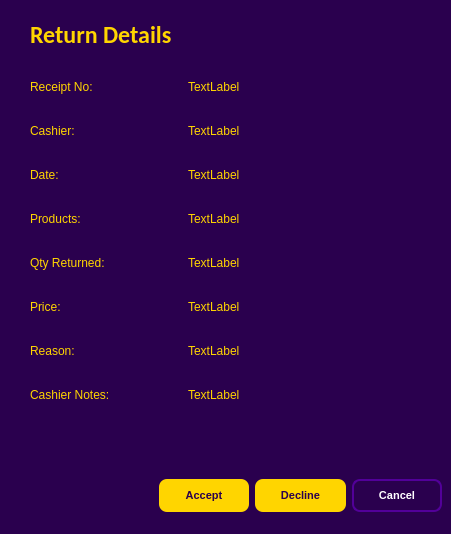
<?xml version="1.0" encoding="UTF-8"?>
<ui version="4.0">
 <class>Dialog</class>
 <widget class="QDialog" name="Dialog">
  <property name="geometry">
   <rect>
    <x>0</x>
    <y>0</y>
    <width>451</width>
    <height>534</height>
   </rect>
  </property>
  <property name="palette">
   <palette>
    <active>
     <colorrole role="WindowText">
      <brush brushstyle="SolidPattern">
       <color alpha="255">
        <red>255</red>
        <green>255</green>
        <blue>255</blue>
       </color>
      </brush>
     </colorrole>
     <colorrole role="Button">
      <brush brushstyle="SolidPattern">
       <color alpha="255">
        <red>42</red>
        <green>0</green>
        <blue>78</blue>
       </color>
      </brush>
     </colorrole>
     <colorrole role="Light">
      <brush brushstyle="SolidPattern">
       <color alpha="255">
        <red>63</red>
        <green>0</green>
        <blue>117</blue>
       </color>
      </brush>
     </colorrole>
     <colorrole role="Midlight">
      <brush brushstyle="SolidPattern">
       <color alpha="255">
        <red>52</red>
        <green>0</green>
        <blue>97</blue>
       </color>
      </brush>
     </colorrole>
     <colorrole role="Dark">
      <brush brushstyle="SolidPattern">
       <color alpha="255">
        <red>21</red>
        <green>0</green>
        <blue>39</blue>
       </color>
      </brush>
     </colorrole>
     <colorrole role="Mid">
      <brush brushstyle="SolidPattern">
       <color alpha="255">
        <red>28</red>
        <green>0</green>
        <blue>52</blue>
       </color>
      </brush>
     </colorrole>
     <colorrole role="Text">
      <brush brushstyle="SolidPattern">
       <color alpha="255">
        <red>255</red>
        <green>255</green>
        <blue>255</blue>
       </color>
      </brush>
     </colorrole>
     <colorrole role="BrightText">
      <brush brushstyle="SolidPattern">
       <color alpha="255">
        <red>255</red>
        <green>255</green>
        <blue>255</blue>
       </color>
      </brush>
     </colorrole>
     <colorrole role="ButtonText">
      <brush brushstyle="SolidPattern">
       <color alpha="255">
        <red>255</red>
        <green>255</green>
        <blue>255</blue>
       </color>
      </brush>
     </colorrole>
     <colorrole role="Base">
      <brush brushstyle="SolidPattern">
       <color alpha="255">
        <red>0</red>
        <green>0</green>
        <blue>0</blue>
       </color>
      </brush>
     </colorrole>
     <colorrole role="Window">
      <brush brushstyle="SolidPattern">
       <color alpha="255">
        <red>42</red>
        <green>0</green>
        <blue>78</blue>
       </color>
      </brush>
     </colorrole>
     <colorrole role="Shadow">
      <brush brushstyle="SolidPattern">
       <color alpha="255">
        <red>0</red>
        <green>0</green>
        <blue>0</blue>
       </color>
      </brush>
     </colorrole>
     <colorrole role="AlternateBase">
      <brush brushstyle="SolidPattern">
       <color alpha="255">
        <red>21</red>
        <green>0</green>
        <blue>39</blue>
       </color>
      </brush>
     </colorrole>
     <colorrole role="ToolTipBase">
      <brush brushstyle="SolidPattern">
       <color alpha="255">
        <red>255</red>
        <green>255</green>
        <blue>220</blue>
       </color>
      </brush>
     </colorrole>
     <colorrole role="ToolTipText">
      <brush brushstyle="SolidPattern">
       <color alpha="255">
        <red>0</red>
        <green>0</green>
        <blue>0</blue>
       </color>
      </brush>
     </colorrole>
     <colorrole role="PlaceholderText">
      <brush brushstyle="SolidPattern">
       <color alpha="127">
        <red>255</red>
        <green>255</green>
        <blue>255</blue>
       </color>
      </brush>
     </colorrole>
     <colorrole role="Accent">
      <brush brushstyle="SolidPattern">
       <color alpha="255">
        <red>0</red>
        <green>0</green>
        <blue>0</blue>
       </color>
      </brush>
     </colorrole>
    </active>
    <inactive>
     <colorrole role="WindowText">
      <brush brushstyle="SolidPattern">
       <color alpha="255">
        <red>255</red>
        <green>255</green>
        <blue>255</blue>
       </color>
      </brush>
     </colorrole>
     <colorrole role="Button">
      <brush brushstyle="SolidPattern">
       <color alpha="255">
        <red>42</red>
        <green>0</green>
        <blue>78</blue>
       </color>
      </brush>
     </colorrole>
     <colorrole role="Light">
      <brush brushstyle="SolidPattern">
       <color alpha="255">
        <red>63</red>
        <green>0</green>
        <blue>117</blue>
       </color>
      </brush>
     </colorrole>
     <colorrole role="Midlight">
      <brush brushstyle="SolidPattern">
       <color alpha="255">
        <red>52</red>
        <green>0</green>
        <blue>97</blue>
       </color>
      </brush>
     </colorrole>
     <colorrole role="Dark">
      <brush brushstyle="SolidPattern">
       <color alpha="255">
        <red>21</red>
        <green>0</green>
        <blue>39</blue>
       </color>
      </brush>
     </colorrole>
     <colorrole role="Mid">
      <brush brushstyle="SolidPattern">
       <color alpha="255">
        <red>28</red>
        <green>0</green>
        <blue>52</blue>
       </color>
      </brush>
     </colorrole>
     <colorrole role="Text">
      <brush brushstyle="SolidPattern">
       <color alpha="255">
        <red>255</red>
        <green>255</green>
        <blue>255</blue>
       </color>
      </brush>
     </colorrole>
     <colorrole role="BrightText">
      <brush brushstyle="SolidPattern">
       <color alpha="255">
        <red>255</red>
        <green>255</green>
        <blue>255</blue>
       </color>
      </brush>
     </colorrole>
     <colorrole role="ButtonText">
      <brush brushstyle="SolidPattern">
       <color alpha="255">
        <red>255</red>
        <green>255</green>
        <blue>255</blue>
       </color>
      </brush>
     </colorrole>
     <colorrole role="Base">
      <brush brushstyle="SolidPattern">
       <color alpha="255">
        <red>0</red>
        <green>0</green>
        <blue>0</blue>
       </color>
      </brush>
     </colorrole>
     <colorrole role="Window">
      <brush brushstyle="SolidPattern">
       <color alpha="255">
        <red>42</red>
        <green>0</green>
        <blue>78</blue>
       </color>
      </brush>
     </colorrole>
     <colorrole role="Shadow">
      <brush brushstyle="SolidPattern">
       <color alpha="255">
        <red>0</red>
        <green>0</green>
        <blue>0</blue>
       </color>
      </brush>
     </colorrole>
     <colorrole role="AlternateBase">
      <brush brushstyle="SolidPattern">
       <color alpha="255">
        <red>21</red>
        <green>0</green>
        <blue>39</blue>
       </color>
      </brush>
     </colorrole>
     <colorrole role="ToolTipBase">
      <brush brushstyle="SolidPattern">
       <color alpha="255">
        <red>255</red>
        <green>255</green>
        <blue>220</blue>
       </color>
      </brush>
     </colorrole>
     <colorrole role="ToolTipText">
      <brush brushstyle="SolidPattern">
       <color alpha="255">
        <red>0</red>
        <green>0</green>
        <blue>0</blue>
       </color>
      </brush>
     </colorrole>
     <colorrole role="PlaceholderText">
      <brush brushstyle="SolidPattern">
       <color alpha="127">
        <red>255</red>
        <green>255</green>
        <blue>255</blue>
       </color>
      </brush>
     </colorrole>
     <colorrole role="Accent">
      <brush brushstyle="SolidPattern">
       <color alpha="255">
        <red>0</red>
        <green>0</green>
        <blue>0</blue>
       </color>
      </brush>
     </colorrole>
    </inactive>
    <disabled>
     <colorrole role="WindowText">
      <brush brushstyle="SolidPattern">
       <color alpha="255">
        <red>21</red>
        <green>0</green>
        <blue>39</blue>
       </color>
      </brush>
     </colorrole>
     <colorrole role="Button">
      <brush brushstyle="SolidPattern">
       <color alpha="255">
        <red>42</red>
        <green>0</green>
        <blue>78</blue>
       </color>
      </brush>
     </colorrole>
     <colorrole role="Light">
      <brush brushstyle="SolidPattern">
       <color alpha="255">
        <red>63</red>
        <green>0</green>
        <blue>117</blue>
       </color>
      </brush>
     </colorrole>
     <colorrole role="Midlight">
      <brush brushstyle="SolidPattern">
       <color alpha="255">
        <red>52</red>
        <green>0</green>
        <blue>97</blue>
       </color>
      </brush>
     </colorrole>
     <colorrole role="Dark">
      <brush brushstyle="SolidPattern">
       <color alpha="255">
        <red>21</red>
        <green>0</green>
        <blue>39</blue>
       </color>
      </brush>
     </colorrole>
     <colorrole role="Mid">
      <brush brushstyle="SolidPattern">
       <color alpha="255">
        <red>28</red>
        <green>0</green>
        <blue>52</blue>
       </color>
      </brush>
     </colorrole>
     <colorrole role="Text">
      <brush brushstyle="SolidPattern">
       <color alpha="255">
        <red>21</red>
        <green>0</green>
        <blue>39</blue>
       </color>
      </brush>
     </colorrole>
     <colorrole role="BrightText">
      <brush brushstyle="SolidPattern">
       <color alpha="255">
        <red>255</red>
        <green>255</green>
        <blue>255</blue>
       </color>
      </brush>
     </colorrole>
     <colorrole role="ButtonText">
      <brush brushstyle="SolidPattern">
       <color alpha="255">
        <red>21</red>
        <green>0</green>
        <blue>39</blue>
       </color>
      </brush>
     </colorrole>
     <colorrole role="Base">
      <brush brushstyle="SolidPattern">
       <color alpha="255">
        <red>42</red>
        <green>0</green>
        <blue>78</blue>
       </color>
      </brush>
     </colorrole>
     <colorrole role="Window">
      <brush brushstyle="SolidPattern">
       <color alpha="255">
        <red>42</red>
        <green>0</green>
        <blue>78</blue>
       </color>
      </brush>
     </colorrole>
     <colorrole role="Shadow">
      <brush brushstyle="SolidPattern">
       <color alpha="255">
        <red>0</red>
        <green>0</green>
        <blue>0</blue>
       </color>
      </brush>
     </colorrole>
     <colorrole role="AlternateBase">
      <brush brushstyle="SolidPattern">
       <color alpha="255">
        <red>42</red>
        <green>0</green>
        <blue>78</blue>
       </color>
      </brush>
     </colorrole>
     <colorrole role="ToolTipBase">
      <brush brushstyle="SolidPattern">
       <color alpha="255">
        <red>255</red>
        <green>255</green>
        <blue>220</blue>
       </color>
      </brush>
     </colorrole>
     <colorrole role="ToolTipText">
      <brush brushstyle="SolidPattern">
       <color alpha="255">
        <red>0</red>
        <green>0</green>
        <blue>0</blue>
       </color>
      </brush>
     </colorrole>
     <colorrole role="PlaceholderText">
      <brush brushstyle="SolidPattern">
       <color alpha="127">
        <red>21</red>
        <green>0</green>
        <blue>39</blue>
       </color>
      </brush>
     </colorrole>
     <colorrole role="Accent">
      <brush brushstyle="SolidPattern">
       <color alpha="255">
        <red>30</red>
        <green>0</green>
        <blue>55</blue>
       </color>
      </brush>
     </colorrole>
    </disabled>
   </palette>
  </property>
  <property name="windowTitle">
   <string>Dialog</string>
  </property>
  <widget class="QFrame" name="buttons">
   <property name="geometry">
    <rect>
     <x>150</x>
     <y>470</y>
     <width>301</width>
     <height>51</height>
    </rect>
   </property>
   <property name="frameShape">
    <enum>QFrame::Shape::NoFrame</enum>
   </property>
   <property name="frameShadow">
    <enum>QFrame::Shadow::Plain</enum>
   </property>
   <layout class="QHBoxLayout" name="horizontalLayout">
    <item>
     <widget class="QPushButton" name="acceptButton">
      <property name="styleSheet">
       <string notr="true">QPushButton#acceptButton {
    background-color: #FFD500;
    color: #2A004E;
    border-radius: 8px;
    font-weight: bold;
    font-size: 11px;
    border: none;
    padding: 10px 20px;
}

QPushButton#acceptButton:hover {
    background-color: #E6C200; 
}

QPushButton#acceptButton:pressed {
    background-color: #CCAC00; 
}</string>
      </property>
      <property name="text">
       <string>Accept</string>
      </property>
     </widget>
    </item>
    <item>
     <widget class="QPushButton" name="rejectButton">
      <property name="styleSheet">
       <string notr="true">QPushButton#rejectButton {
    background-color: #FFD500;
    color: #2A004E;
    border-radius: 8px;
    font-weight: bold;
    font-size: 11px;
    border: none;
    padding: 10px 20px;
}

QPushButton#rejectButton:hover {
    background-color: #E6C200; 
}

QPushButton#rejectButton:pressed {
    background-color: #CCAC00; 
}</string>
      </property>
      <property name="text">
       <string>Decline</string>
      </property>
     </widget>
    </item>
    <item>
     <widget class="QPushButton" name="cancelButton">
      <property name="styleSheet">
       <string notr="true">QPushButton#cancelButton {
    background-color: transparent;
    color: #FFFFFF;
    border: 2px solid #520099;
    border-radius: 8px;
    font-weight: bold;
    font-size: 11px;
    padding: 10px 20px;
}

QPushButton#cancelButton:hover {
    background-color: #520099; 
    color: #FFFFFF;
}</string>
      </property>
      <property name="text">
       <string>Cancel</string>
      </property>
     </widget>
    </item>
   </layout>
  </widget>
  <widget class="QWidget" name="formLayoutWidget">
   <property name="geometry">
    <rect>
     <x>30</x>
     <y>20</y>
     <width>411</width>
     <height>446</height>
    </rect>
   </property>
   <layout class="QFormLayout" name="formLayout">
    <property name="horizontalSpacing">
     <number>16</number>
    </property>
    <property name="verticalSpacing">
     <number>30</number>
    </property>
    <property name="bottomMargin">
     <number>16</number>
    </property>
    <item row="1" column="0">
     <widget class="QLabel" name="label_2">
      <property name="font">
       <font>
        <family>Calibri</family>
        <pointsize>18</pointsize>
        <bold>true</bold>
       </font>
      </property>
      <property name="styleSheet">
       <string notr="true">color:#ffd500</string>
      </property>
      <property name="text">
       <string>Return Details</string>
      </property>
     </widget>
    </item>
    <item row="7" column="0">
     <widget class="QLabel" name="label">
      <property name="styleSheet">
       <string notr="true">color:#ffd500</string>
      </property>
      <property name="text">
       <string>Price:</string>
      </property>
     </widget>
    </item>
    <item row="5" column="0">
     <widget class="QLabel" name="label_3">
      <property name="styleSheet">
       <string notr="true">color:#ffd500</string>
      </property>
      <property name="text">
       <string>Products:</string>
      </property>
     </widget>
    </item>
    <item row="4" column="0">
     <widget class="QLabel" name="label_4">
      <property name="styleSheet">
       <string notr="true">color:#ffd500</string>
      </property>
      <property name="text">
       <string>Date:</string>
      </property>
     </widget>
    </item>
    <item row="8" column="0">
     <widget class="QLabel" name="label_5">
      <property name="styleSheet">
       <string notr="true">color:#ffd500</string>
      </property>
      <property name="text">
       <string>Reason:</string>
      </property>
     </widget>
    </item>
    <item row="3" column="0">
     <widget class="QLabel" name="label_6">
      <property name="styleSheet">
       <string notr="true">color:#ffd500</string>
      </property>
      <property name="text">
       <string>Cashier:</string>
      </property>
     </widget>
    </item>
    <item row="6" column="0">
     <widget class="QLabel" name="label_7">
      <property name="styleSheet">
       <string notr="true">color:#ffd500</string>
      </property>
      <property name="text">
       <string>Qty Returned:</string>
      </property>
     </widget>
    </item>
    <item row="9" column="0">
     <widget class="QLabel" name="label_8">
      <property name="styleSheet">
       <string notr="true">color:#ffd500</string>
      </property>
      <property name="text">
       <string>Cashier Notes:</string>
      </property>
     </widget>
    </item>
    <item row="3" column="1">
     <widget class="QLabel" name="label_10">
      <property name="styleSheet">
       <string notr="true">color:#ffd500</string>
      </property>
      <property name="text">
       <string>TextLabel</string>
      </property>
     </widget>
    </item>
    <item row="4" column="1">
     <widget class="QLabel" name="label_11">
      <property name="styleSheet">
       <string notr="true">color:#ffd500</string>
      </property>
      <property name="text">
       <string>TextLabel</string>
      </property>
     </widget>
    </item>
    <item row="5" column="1">
     <widget class="QLabel" name="label_12">
      <property name="styleSheet">
       <string notr="true">color:#ffd500</string>
      </property>
      <property name="text">
       <string>TextLabel</string>
      </property>
     </widget>
    </item>
    <item row="6" column="1">
     <widget class="QLabel" name="label_13">
      <property name="styleSheet">
       <string notr="true">color:#ffd500</string>
      </property>
      <property name="text">
       <string>TextLabel</string>
      </property>
     </widget>
    </item>
    <item row="7" column="1">
     <widget class="QLabel" name="label_14">
      <property name="styleSheet">
       <string notr="true">color:#ffd500</string>
      </property>
      <property name="text">
       <string>TextLabel</string>
      </property>
     </widget>
    </item>
    <item row="8" column="1">
     <widget class="QLabel" name="label_15">
      <property name="styleSheet">
       <string notr="true">color:#ffd500</string>
      </property>
      <property name="text">
       <string>TextLabel</string>
      </property>
     </widget>
    </item>
    <item row="9" column="1">
     <widget class="QLabel" name="label_16">
      <property name="styleSheet">
       <string notr="true">color:#ffd500</string>
      </property>
      <property name="text">
       <string>TextLabel</string>
      </property>
     </widget>
    </item>
    <item row="2" column="0">
     <widget class="QLabel" name="label_17">
      <property name="styleSheet">
       <string notr="true">color:#ffd500</string>
      </property>
      <property name="text">
       <string>Receipt No: </string>
      </property>
     </widget>
    </item>
    <item row="2" column="1">
     <widget class="QLabel" name="label_9">
      <property name="styleSheet">
       <string notr="true">color:#ffd500</string>
      </property>
      <property name="text">
       <string>TextLabel</string>
      </property>
     </widget>
    </item>
   </layout>
  </widget>
 </widget>
 <resources/>
 <connections/>
</ui>
